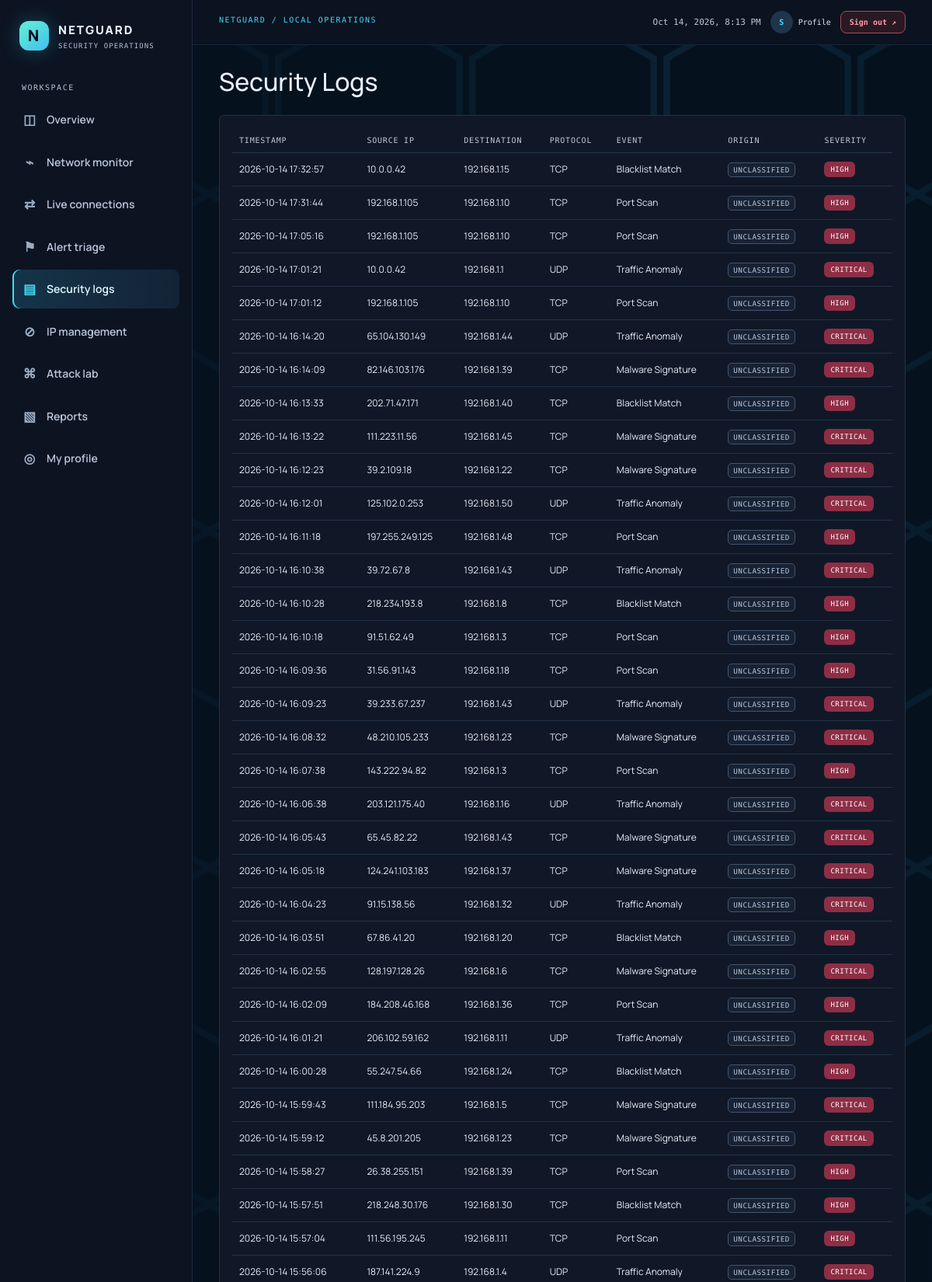
Screenshot of /logs (signed in, upper part) with the database file from the repository.
### tables this page shows
CREATE TABLE security_events (
            id INTEGER PRIMARY KEY AUTOINCREMENT,
            timestamp TIMESTAMP DEFAULT CURRENT_TIMESTAMP,
            source_ip TEXT,
            destination_ip TEXT,
            protocol TEXT,
            event_type TEXT,
            severity TEXT,
            description TEXT,
            location TEXT DEFAULT 'Unknown',
            status TEXT DEFAULT 'DETECTED'
        , source_kind TEXT NOT NULL DEFAULT 'LEGACY');

### app.py (the view)
@app.route('/logs')
def logs():
    if 'user_id' not in session: return redirect(url_for('login'))
    conn = get_db_connection()
    logs_data = conn.execute("SELECT * FROM security_events ORDER BY timestamp DESC").fetchall()
    conn.close()
    return render_template('logs.html', logs=logs_data)

### app.py (called while the page is built)
@app.context_processor
def inject_inline_theme():
    stylesheet_path = os.path.join(app.root_path, 'static', 'css', 'style.css')
    with open(stylesheet_path, encoding='utf-8') as stylesheet:
        return {'netguard_styles': stylesheet.read()}

### database/db_handler.py (called while the page is built)
def get_db_connection():
    conn = sqlite3.connect(Config.DB_PATH, timeout=30)
    conn.execute('PRAGMA busy_timeout = 30000')
    conn.row_factory = sqlite3.Row
    return conn

### templates/logs.html
{% extends 'base.html' %}
{% block content %}
<h2 class="mb-4">Security Logs</h2>
<div class="card p-3">
    <table class="table table-dark table-hover mb-0">
        <thead>
            <tr>
                <th>Timestamp</th>
                <th>Source IP</th>
                <th>Destination</th>
                <th>Protocol</th>
                <th>Event</th>
                <th>Origin</th>
                <th>Severity</th>
            </tr>
        </thead>
        <tbody>
            {% for log in logs %}
            <tr>
                <td>{{ log.timestamp }}</td>
                <td>{{ log.source_ip }}</td>
                <td>{{ log.destination_ip }}</td>
                <td>{{ log.protocol }}</td>
                <td>{{ log.event_type }}</td>
                <td><span class="event-origin {% if log.source_kind == 'LAB' %}event-origin-lab{% endif %}">{{ 'ATTACK LAB' if log.source_kind == 'LAB' else 'UNCLASSIFIED' }}</span></td>
                <td>
                    {% if log.severity == 'HIGH' or log.severity == 'CRITICAL' %}
                        <span class="badge bg-danger">{{ log.severity }}</span>
                    {% elif log.severity == 'MEDIUM' %}
                        <span class="badge bg-warning text-dark">{{ log.severity }}</span>
                    {% else %}
                        <span class="badge bg-info text-dark">{{ log.severity }}</span>
                    {% endif %}
                </td>
            </tr>
            {% else %}
            <tr>
                <td colspan="7" class="text-center text-muted py-4">No events logged yet.</td>
            </tr>
            {% endfor %}
        </tbody>
    </table>
</div>
{% endblock %}

### static/css/style.css (style rules this page uses)
:root { color-scheme:dark;--bg:#080d17;--panel:#101827;--panel2:#141f31;--line:#233147;--text:#e8eff9;--muted:#8b9ab0;--cyan:#42d9f5;--mint:#65e6b1;--orange:#ffb45b;--red:#ff647c }
* { box-sizing:border-box }
body { margin:0;background:var(--bg);color:var(--text);font-family:Manrope,'Segoe UI',sans-serif;font-size:14px;min-height:100vh }
.table { --bs-table-bg:transparent;--bs-table-color:#d8e2f0;--bs-table-border-color:#243147;font-size:11px;margin:0 }
.table thead th { color:#8495ac;font:9px 'DM Mono',monospace;letter-spacing:.8px;text-transform:uppercase;border-bottom-color:#27364b;padding:10px 9px }
.table td { padding:11px 9px;vertical-align:middle }
.badge { font:9px 'DM Mono',monospace;letter-spacing:.5px;padding:5px 8px }
.card { background:var(--panel);color:var(--text);border:1px solid var(--line) }
.bg-danger { background:#8e2e45!important;color:#fff }
.table tbody tr { transition:background .2s ease }
.table td { vertical-align:middle }
body { background:radial-gradient(ellipse at 76% -10%,#132a3d 0,transparent 38%),radial-gradient(ellipse at 15% 85%,#101b30 0,transparent 32%),var(--bg) }
:root { --muted:#b0bfd2 }
.table thead th { color:#adbed3;font-size:10px }
.table { font-size:12px }
:root { --muted:#bdc9d8 }
body,.main-panel,.panel,.metric-card { color:#edf3fb }
.table { --bs-table-color:#e5edf7 }
.table thead th { color:#bdc9d8 }
body { perspective:none!important;perspective-origin:initial!important;background-color:#06111e!important;background-image:linear-gradient(90deg,#06111ee0 0%,#06111eb5 42%,#06111e55 78%,#06111e90 100%),url('/static/images/netguard-hud-bg.svg')!important;background-position:center,center;background-size:cover,cover;background-repeat:no-repeat;background-attachment:fixed }
body:before { transform:none!important;transform-origin:center;opacity:.025;animation:grid-drift 60s linear infinite }
.event-origin { display:inline-block;padding:3px 6px;border:1px solid #42546c;border-radius:5px;background:#172234;color:#b8c6d8;font: .58rem 'DM Mono',monospace;letter-spacing:.05em;white-space:nowrap }

### rows the page displays
security_events: timestamp "2026-10-14 17:32:57", source_ip "10.0.0.42", destination_ip "192.168.1.15", protocol "TCP", event_type "Blacklist Match", source_kind "UNCLASSIFIED", severity "HIGH"
security_events: timestamp "2026-10-14 17:31:44", source_ip "192.168.1.105", destination_ip "192.168.1.10", protocol "TCP", event_type "Port Scan", source_kind "UNCLASSIFIED", severity "HIGH"
security_events: timestamp "2026-10-14 17:05:16", source_ip "192.168.1.105", destination_ip "192.168.1.10", protocol "TCP", event_type "Port Scan", source_kind "UNCLASSIFIED", severity "HIGH"
security_events: timestamp "2026-10-14 17:01:21", source_ip "10.0.0.42", destination_ip "192.168.1.1", protocol "UDP", event_type "Traffic Anomaly", source_kind "UNCLASSIFIED", severity "CRITICAL"
security_events: timestamp "2026-10-14 17:01:12", source_ip "192.168.1.105", destination_ip "192.168.1.10", protocol "TCP", event_type "Port Scan", source_kind "UNCLASSIFIED", severity "HIGH"
security_events: timestamp "2026-10-14 16:14:20", source_ip "65.104.130.149", destination_ip "192.168.1.44", protocol "UDP", event_type "Traffic Anomaly", source_kind "UNCLASSIFIED", severity "CRITICAL"
security_events: timestamp "2026-10-14 16:14:09", source_ip "82.146.103.176", destination_ip "192.168.1.39", protocol "TCP", event_type "Malware Signature", source_kind "UNCLASSIFIED", severity "CRITICAL"
security_events: timestamp "2026-10-14 16:13:33", source_ip "202.71.47.171", destination_ip "192.168.1.40", protocol "TCP", event_type "Blacklist Match", source_kind "UNCLASSIFIED", severity "HIGH"
security_events: timestamp "2026-10-14 16:13:22", source_ip "111.223.11.56", destination_ip "192.168.1.45", protocol "TCP", event_type "Malware Signature", source_kind "UNCLASSIFIED", severity "CRITICAL"
security_events: timestamp "2026-10-14 16:12:23", source_ip "39.2.109.18", destination_ip "192.168.1.22", protocol "TCP", event_type "Malware Signature", source_kind "UNCLASSIFIED", severity "CRITICAL"
security_events: timestamp "2026-10-14 16:12:01", source_ip "125.102.0.253", destination_ip "192.168.1.50", protocol "UDP", event_type "Traffic Anomaly", source_kind "UNCLASSIFIED", severity "CRITICAL"
security_events: timestamp "2026-10-14 16:11:18", source_ip "197.255.249.125", destination_ip "192.168.1.48", protocol "TCP", event_type "Port Scan", source_kind "UNCLASSIFIED", severity "HIGH"
security_events: timestamp "2026-10-14 16:10:38", source_ip "39.72.67.8", destination_ip "192.168.1.43", protocol "UDP", event_type "Traffic Anomaly", source_kind "UNCLASSIFIED", severity "CRITICAL"
security_events: timestamp "2026-10-14 16:10:28", source_ip "218.234.193.8", destination_ip "192.168.1.8", protocol "TCP", event_type "Blacklist Match", source_kind "UNCLASSIFIED", severity "HIGH"
security_events: timestamp "2026-10-14 16:10:18", source_ip "91.51.62.49", destination_ip "192.168.1.3", protocol "TCP", event_type "Port Scan", source_kind "UNCLASSIFIED", severity "HIGH"
security_events: timestamp "2026-10-14 16:09:36", source_ip "31.56.91.143", destination_ip "192.168.1.18", protocol "TCP", event_type "Port Scan", source_kind "UNCLASSIFIED", severity "HIGH"
security_events: timestamp "2026-10-14 16:09:23", source_ip "39.233.67.237", destination_ip "192.168.1.43", protocol "UDP", event_type "Traffic Anomaly", source_kind "UNCLASSIFIED", severity "CRITICAL"
security_events: timestamp "2026-10-14 16:08:32", source_ip "48.210.105.233", destination_ip "192.168.1.23", protocol "TCP", event_type "Malware Signature", source_kind "UNCLASSIFIED", severity "CRITICAL"
security_events: timestamp "2026-10-14 16:07:38", source_ip "143.222.94.82", destination_ip "192.168.1.3", protocol "TCP", event_type "Port Scan", source_kind "UNCLASSIFIED", severity "HIGH"
security_events: timestamp "2026-10-14 16:06:38", source_ip "203.121.175.40", destination_ip "192.168.1.16", protocol "UDP", event_type "Traffic Anomaly", source_kind "UNCLASSIFIED", severity "CRITICAL"
security_events: timestamp "2026-10-14 16:05:43", source_ip "65.45.82.22", destination_ip "192.168.1.43", protocol "TCP", event_type "Malware Signature", source_kind "UNCLASSIFIED", severity "CRITICAL"
security_events: timestamp "2026-10-14 16:05:18", source_ip "124.241.103.183", destination_ip "192.168.1.37", protocol "TCP", event_type "Malware Signature", source_kind "UNCLASSIFIED", severity "CRITICAL"
security_events: timestamp "2026-10-14 16:04:23", source_ip "91.15.138.56", destination_ip "192.168.1.32", protocol "UDP", event_type "Traffic Anomaly", source_kind "UNCLASSIFIED", severity "CRITICAL"
security_events: timestamp "2026-10-14 16:03:51", source_ip "67.86.41.20", destination_ip "192.168.1.20", protocol "TCP", event_type "Blacklist Match", source_kind "UNCLASSIFIED", severity "HIGH"
security_events: timestamp "2026-10-14 16:02:55", source_ip "128.197.128.26", destination_ip "192.168.1.6", protocol "TCP", event_type "Malware Signature", source_kind "UNCLASSIFIED", severity "CRITICAL"
security_events: timestamp "2026-10-14 16:02:09", source_ip "184.208.46.168", destination_ip "192.168.1.36", protocol "TCP", event_type "Port Scan", source_kind "UNCLASSIFIED", severity "HIGH"
security_events: timestamp "2026-10-14 16:01:21", source_ip "206.102.59.162", destination_ip "192.168.1.11", protocol "UDP", event_type "Traffic Anomaly", source_kind "UNCLASSIFIED", severity "CRITICAL"
security_events: timestamp "2026-10-14 16:00:28", source_ip "55.247.54.66", destination_ip "192.168.1.24", protocol "TCP", event_type "Blacklist Match", source_kind "UNCLASSIFIED", severity "HIGH"
security_events: timestamp "2026-10-14 15:59:43", source_ip "111.184.95.203", destination_ip "192.168.1.5", protocol "TCP", event_type "Malware Signature", source_kind "UNCLASSIFIED", severity "CRITICAL"
security_events: timestamp "2026-10-14 15:59:12", source_ip "45.8.201.205", destination_ip "192.168.1.23", protocol "TCP", event_type "Malware Signature", source_kind "UNCLASSIFIED", severity "CRITICAL"
security_events: timestamp "2026-10-14 15:58:27", source_ip "26.38.255.151", destination_ip "192.168.1.39", protocol "TCP", event_type "Port Scan", source_kind "UNCLASSIFIED", severity "HIGH"
security_events: timestamp "2026-10-14 15:57:51", source_ip "218.248.30.176", destination_ip "192.168.1.30", protocol "TCP", event_type "Blacklist Match", source_kind "UNCLASSIFIED", severity "HIGH"
security_events: timestamp "2026-10-14 15:57:04", source_ip "111.56.195.245", destination_ip "192.168.1.11", protocol "TCP", event_type "Port Scan", source_kind "UNCLASSIFIED", severity "HIGH"
security_events: timestamp "2026-10-14 15:56:06", source_ip "187.141.224.9", destination_ip "192.168.1.4", protocol "UDP", event_type "Traffic Anomaly", source_kind "UNCLASSIFIED", severity "CRITICAL"
